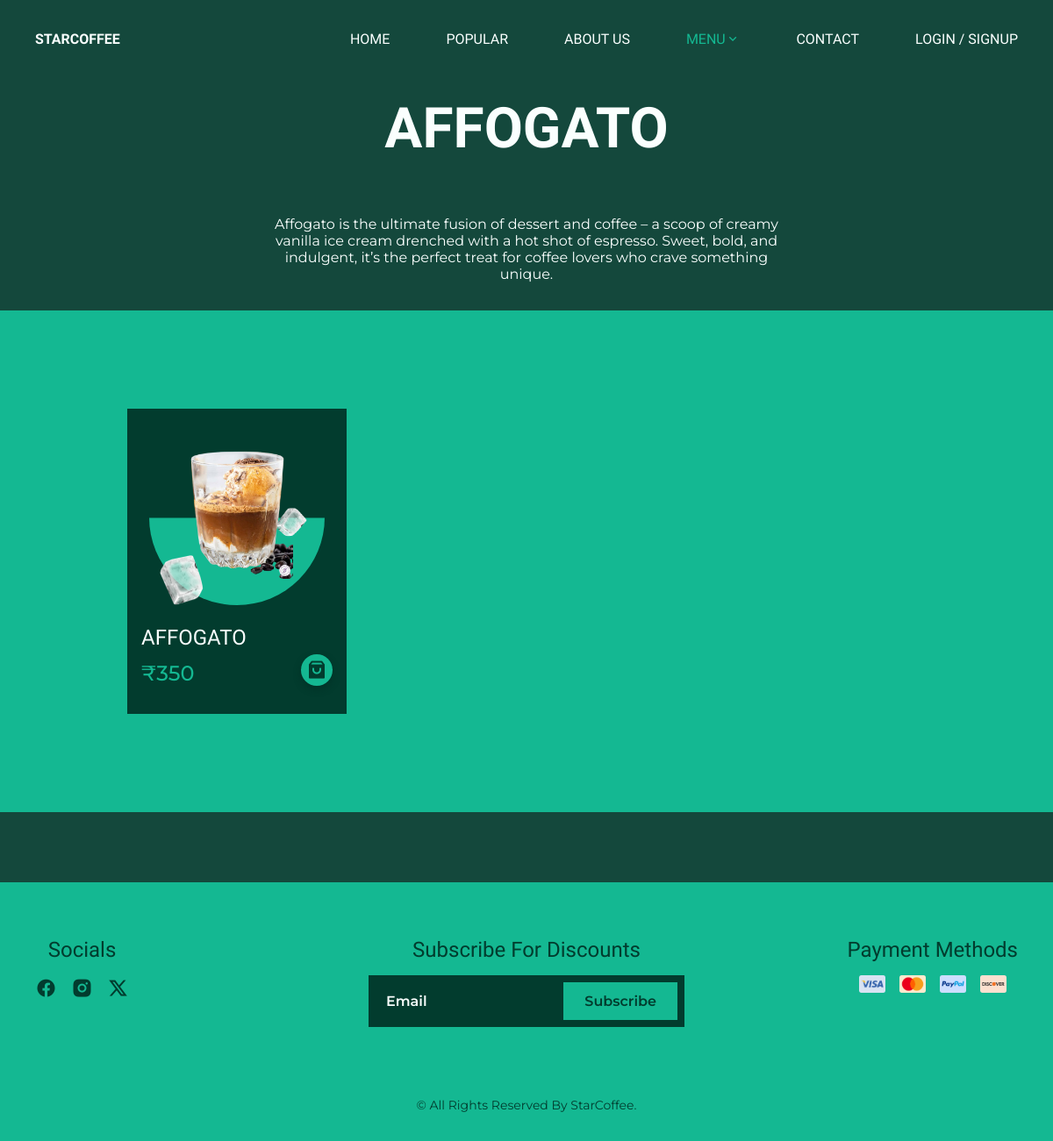
The page /products.php?cat=15 on the database its author committed.
### tables this page shows
CREATE TABLE `category` (
  `category_id` int(4) NOT NULL,
  `category_name` varchar(100) DEFAULT NULL,
  `category_image` longtext DEFAULT NULL,
  `category_time` varchar(100) NOT NULL,
  `category_status` int(1) NOT NULL DEFAULT 1,
  `category_description` text DEFAULT NULL
);

CREATE TABLE `products` (
  `p_id` int(4) NOT NULL,
  `p_category` varchar(50) DEFAULT NULL,
  `p_name` varchar(255) DEFAULT NULL,
  `p_price` bigint(100) DEFAULT NULL,
  `p_image` longtext DEFAULT NULL,
  `p_short_description` longtext DEFAULT NULL,
  `p_time` varchar(100) DEFAULT NULL,
  `p_status` int(1) DEFAULT 1
);

### products.php (the view, shortened to what this page needs)
<?php
include 'db.php';
$category_id = isset($_GET['cat']) ? intval($_GET['cat']) : 1;
$pageTitle = "Products";
$cat_stmt = $conn->prepare("SELECT category_name, category_description FROM category WHERE category_id = ? AND category_status = 1");
$cat_stmt->bind_param("i", $category_id);
$cat_stmt->execute();
$cat_stmt->bind_result($category_name, $category_description);
if ($cat_stmt->fetch()) {
  $pageTitle = $category_name;
} else {
  header("Location: index.php");
  exit();
}
$products = [];
$prod_stmt = $conn->prepare("SELECT * FROM products WHERE p_category = ? AND p_status = 1 ORDER BY p_id DESC");
$prod_stmt->bind_param("i", $category_id);
$prod_stmt->execute();
$result = $prod_stmt->get_result();
while ($row = $result->fetch_assoc()) {
  $products[] = $row;
}
include 'inc/header.php';
?>
<main class="main section">
  <h2 class="section__title" style="color: var(--white-color);">
    <?php echo htmlspecialchars(strtoupper($pageTitle)); ?>
  </h2>
  <p class="about__description"
    style="text-align: center; margin-bottom: 2rem; color: var(--white-color); max-width: 600px; margin-left: auto; margin-right: auto;">
    <?php echo htmlspecialchars($category_description ?? ''); ?>
  </p>
  <section class="products section" id="products">
    <div class="products__container container grid">
      <?php if ($products): ?>
        <?php foreach ($products as $product): ?>
          <a href="single-product.php?id=<?php echo $product['p_id']; ?>">
            <article class="products__card">
              <div class="products__images">
                <img src="assets/img/ice-img.png" alt="image" class="products__ice-1">
                <img src="product-images/<?php echo htmlspecialchars($product['p_image']); ?>" alt="image"
                  class="products__coffee">
              </div>
              <div class="products__data">
                <h3 class="products__name"><?php echo strtoupper(htmlspecialchars($product['p_name'])); ?></h3>
                <span class="products__price">₹<?php echo htmlspecialchars($product['p_price']); ?></span>
                <button class="products__button"><i class="ri-shopping-bag-3-fill"
                    style="color: var(--dark-color);"></i></button>
              </div>
            </article>
          </a>
        <?php endforeach; ?>
      <?php else: ?>
        <div style="color: var(--white-color); text-align:center; width:100%;">No products found in this category.</div>
      <?php endif; ?>
    </div>
  </section>
</main>
<?php include('inc/footer.php'); ?>

### assets/css/styles.css (style rules this page uses)
:root { --header-height: 3.5rem; --first-color: hsl(166, 80%, 40%); --first-color-alt: hsl(166, 78%, 38%); --title-color: hsl(166, 95%, 15%); --text-color: hsl(166, 12%, 40%); --white-color: hsl(166, 100%, 99%); --dark-color: hsl(166, 95%, 12%); --body-color: hsl(166, 56%, 18%); --body-white-color: hsl(0, 0%, 100%); --body-first-color: hsl(166, 80%, 40%); --body-font: "Montserrat", serif; --second-font: "Saira", serif; --biggest-font-size: 4.5rem; --big-font-size: 2.5rem; --h1-font-size: 1.5rem; --h2-font-size: 1.25rem; --h3-font-size: 1rem; --normal-font-size: .938rem; --small-font-size: .813rem; --font-regular: 400; --font-medium: 500; --font-semi-bold: 600; --z-tooltip: 10; --z-fixed: 100; }
@media screen and (min-width: 1150px) { :root { --biggest-font-size: 9.5rem; --big-font-size: 4rem; --h1-font-size: 2rem; --h2-font-size: 1.5rem; --h3-font-size: 1.25rem; --normal-font-size: 1rem; --small-font-size: .875rem; } }
* { box-sizing: border-box; padding: 0; margin: 0; }
html { scroll-behavior: smooth; }
input, button, body { font-family: var(--body-font); font-size: var(--normal-font-size); }
body { background-color: var(--body-color); color: var(--text-color); }
input, button { outline: none; border: none; }
h1, h2, h3, h4 { font-family: var(--second-font); font-weight: var(--font-medium); line-height: 110%; }
a { text-decoration: none; }
img { display: block; max-width: 100%; height: auto; }
.container { max-width: 1120px; margin-inline: 1.5rem; }
.grid { display: grid; gap: 1.5rem; }
.section { padding-block: 5rem 4rem; }
.section__title { text-align: center; font-size: var(--big-font-size); font-weight: var(--font-semi-bold); margin-bottom: 2.5rem; }
.main { overflow: hidden; }
.about .section__title, .about__description { color: var(--white-color); margin-bottom: 1.5rem; }
.products { background-color: var(--body-first-color); }
.products__container { grid-template-columns: repeat(2, 1fr); }
.products__card { position: relative; background-color: var(--dark-color); padding: 1rem .5rem 1.25rem; }
.products__images { position: relative; display: grid; justify-items: center; justify-self: center; }
.products__images img { position: absolute; }
.products__coffee { width: 55%; min-width: 160px; max-width: 200px; max-height: 85%; height: auto; object-fit: contain; left: 50%; transform: translateX(-50%); transition: none; z-index: 1; }
.products__ice-1 { width: 30px; left: .5rem; bottom: 0; transition: transform .5s .1s; }
.products__data { margin-top: 1.5rem; }
.products__name { color: var(--white-color); font-size: var(--h3-font-size); margin-bottom: .75rem; }
.products__price { color: var(--first-color); font-size: var(--h3-font-size); font-weight: var(--font-medium); }
.products__button { position: absolute; right: .5rem; bottom: 1.25rem; width: 32px; height: 32px; background-color: var(--first-color); color: var(--dark-color); font-size: 1.5rem; border-radius: 50%; box-shadow: 0 4px 8px hsla(166, 85%, 8%, .4); display: grid; place-items: center; cursor: pointer; }
@media screen and (min-width: 576px) { .products__container { grid-template-columns: repeat(2, 160px); justify-content: center; } }
@media screen and (min-width: 760px) { .products__container { grid-template-columns: repeat(3, 160px); } }
@media screen and (min-width: 1150px) { .container { margin-inline: auto; } }
@media screen and (min-width: 1150px) { .section { padding-block: 7rem 5rem; } }
@media screen and (min-width: 1150px) { .section__title { margin-bottom: 4rem; } }
@media screen and (min-width: 1150px) { .about__description { margin-bottom: 4rem; } }
@media screen and (min-width: 1150px) { .products__container { grid-template-columns: repeat(3, 250px); gap: 5rem; padding-bottom: 2rem; } }
@media screen and (min-width: 1150px) { .products__card { padding: 1.5rem 1rem 2rem; } }
@media screen and (min-width: 1150px) { .products__coffee { width: 130px; } }
@media screen and (min-width: 1150px) { .products__ice-1 { width: 50px; left: .75rem; } }
@media screen and (min-width: 1150px) { .products__data { margin-top: 1.5rem; } }
@media screen and (min-width: 1150px) { .products__name, .products__price { font-size: var(--h2-font-size); } }
@media screen and (min-width: 1150px) { .products__button { right: 1rem; bottom: 2rem; width: 36px; height: 36px; } }

### rows shown on the page
category: category_name "AFFOGATO", category_description "Affogato is the ultimate fusion of dessert and coffee – a scoop of creamy vanilla ice cream drenched with a hot shot of espresso. Sweet, bold, and indulgent, it’s the perfect treat for coffee lovers who crave something unique."
products: p_image (picture), p_name "AFFOGATO", p_price "350"
